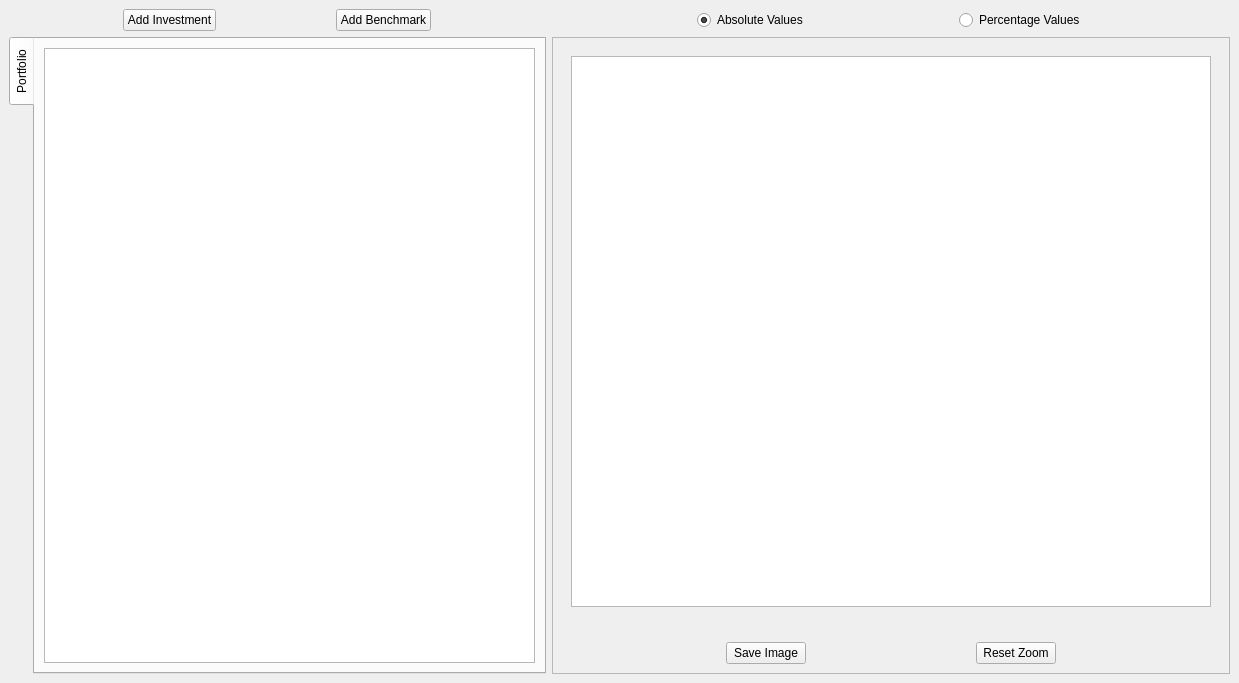
<?xml version="1.0" encoding="UTF-8"?>
<ui version="4.0">
 <class>application_window</class>
 <widget class="QMainWindow" name="application_window">
  <property name="geometry">
   <rect>
    <x>0</x>
    <y>0</y>
    <width>1239</width>
    <height>683</height>
   </rect>
  </property>
  <property name="sizePolicy">
   <sizepolicy hsizetype="Preferred" vsizetype="Preferred">
    <horstretch>0</horstretch>
    <verstretch>0</verstretch>
   </sizepolicy>
  </property>
  <property name="windowTitle">
   <string>ViewProfit</string>
  </property>
  <widget class="QWidget" name="centralwidget">
   <property name="sizePolicy">
    <sizepolicy hsizetype="Preferred" vsizetype="Preferred">
     <horstretch>0</horstretch>
     <verstretch>0</verstretch>
    </sizepolicy>
   </property>
   <layout class="QGridLayout" name="gridLayout">
    <property name="sizeConstraint">
     <enum>QLayout::SetMinimumSize</enum>
    </property>
    <item row="1" column="0">
     <layout class="QHBoxLayout" name="horizontalLayout_2">
      <item>
       <widget class="QPushButton" name="button_add_investment">
        <property name="sizePolicy">
         <sizepolicy hsizetype="Fixed" vsizetype="Fixed">
          <horstretch>0</horstretch>
          <verstretch>0</verstretch>
         </sizepolicy>
        </property>
        <property name="text">
         <string>Add Investment</string>
        </property>
       </widget>
      </item>
      <item>
       <widget class="QPushButton" name="button_add_benchmark">
        <property name="sizePolicy">
         <sizepolicy hsizetype="Fixed" vsizetype="Fixed">
          <horstretch>0</horstretch>
          <verstretch>0</verstretch>
         </sizepolicy>
        </property>
        <property name="text">
         <string>Add Benchmark</string>
        </property>
       </widget>
      </item>
     </layout>
    </item>
    <item row="2" column="0">
     <widget class="QTabWidget" name="tab_widget">
      <property name="sizePolicy">
       <sizepolicy hsizetype="MinimumExpanding" vsizetype="MinimumExpanding">
        <horstretch>0</horstretch>
        <verstretch>0</verstretch>
       </sizepolicy>
      </property>
      <property name="minimumSize">
       <size>
        <width>0</width>
        <height>0</height>
       </size>
      </property>
      <property name="autoFillBackground">
       <bool>true</bool>
      </property>
      <property name="tabPosition">
       <enum>QTabWidget::West</enum>
      </property>
      <property name="currentIndex">
       <number>0</number>
      </property>
      <property name="tabsClosable">
       <bool>false</bool>
      </property>
      <property name="movable">
       <bool>true</bool>
      </property>
      <property name="tabBarAutoHide">
       <bool>false</bool>
      </property>
      <widget class="QWidget" name="tab">
       <attribute name="title">
        <string>Portfolio</string>
       </attribute>
       <layout class="QGridLayout" name="gridLayout_5">
        <item row="0" column="0">
         <widget class="QTableView" name="tableview_portfolio"/>
        </item>
       </layout>
      </widget>
     </widget>
    </item>
    <item row="2" column="2">
     <widget class="QFrame" name="chart_frame">
      <property name="sizePolicy">
       <sizepolicy hsizetype="MinimumExpanding" vsizetype="MinimumExpanding">
        <horstretch>0</horstretch>
        <verstretch>0</verstretch>
       </sizepolicy>
      </property>
      <property name="frameShape">
       <enum>QFrame::StyledPanel</enum>
      </property>
      <property name="frameShadow">
       <enum>QFrame::Raised</enum>
      </property>
      <layout class="QGridLayout" name="gridLayout_4">
       <item row="0" column="0">
        <widget class="QStackedWidget" name="stackedwidget">
         <property name="currentIndex">
          <number>0</number>
         </property>
         <widget class="QWidget" name="page">
          <property name="sizePolicy">
           <sizepolicy hsizetype="MinimumExpanding" vsizetype="MinimumExpanding">
            <horstretch>0</horstretch>
            <verstretch>0</verstretch>
           </sizepolicy>
          </property>
          <layout class="QGridLayout" name="gridLayout_2">
           <item row="0" column="0">
            <widget class="PySide2.QtCharts.QtCharts.QChartView" name="chart_view1">
             <property name="sizePolicy">
              <sizepolicy hsizetype="MinimumExpanding" vsizetype="MinimumExpanding">
               <horstretch>0</horstretch>
               <verstretch>0</verstretch>
              </sizepolicy>
             </property>
             <property name="minimumSize">
              <size>
               <width>640</width>
               <height>480</height>
              </size>
             </property>
            </widget>
           </item>
          </layout>
         </widget>
         <widget class="QWidget" name="page_2">
          <property name="sizePolicy">
           <sizepolicy hsizetype="MinimumExpanding" vsizetype="MinimumExpanding">
            <horstretch>0</horstretch>
            <verstretch>0</verstretch>
           </sizepolicy>
          </property>
          <layout class="QGridLayout" name="gridLayout_3">
           <item row="0" column="0">
            <widget class="PySide2.QtCharts.QtCharts.QChartView" name="chart_view2">
             <property name="sizePolicy">
              <sizepolicy hsizetype="MinimumExpanding" vsizetype="MinimumExpanding">
               <horstretch>0</horstretch>
               <verstretch>0</verstretch>
              </sizepolicy>
             </property>
             <property name="minimumSize">
              <size>
               <width>640</width>
               <height>480</height>
              </size>
             </property>
            </widget>
           </item>
          </layout>
         </widget>
        </widget>
       </item>
       <item row="1" column="0">
        <widget class="QLabel" name="label_mouse_xy">
         <property name="text">
          <string/>
         </property>
        </widget>
       </item>
       <item row="2" column="0">
        <layout class="QHBoxLayout" name="horizontalLayout">
         <item>
          <widget class="QPushButton" name="button_save_image">
           <property name="sizePolicy">
            <sizepolicy hsizetype="Fixed" vsizetype="Fixed">
             <horstretch>0</horstretch>
             <verstretch>0</verstretch>
            </sizepolicy>
           </property>
           <property name="text">
            <string>Save Image</string>
           </property>
          </widget>
         </item>
         <item>
          <widget class="QPushButton" name="button_reset_zoom">
           <property name="sizePolicy">
            <sizepolicy hsizetype="Fixed" vsizetype="Fixed">
             <horstretch>0</horstretch>
             <verstretch>0</verstretch>
            </sizepolicy>
           </property>
           <property name="text">
            <string>Reset Zoom</string>
           </property>
          </widget>
         </item>
        </layout>
       </item>
      </layout>
     </widget>
    </item>
    <item row="1" column="2">
     <layout class="QHBoxLayout" name="horizontalLayout_3">
      <item>
       <widget class="QRadioButton" name="radio_chart1">
        <property name="sizePolicy">
         <sizepolicy hsizetype="Fixed" vsizetype="Fixed">
          <horstretch>0</horstretch>
          <verstretch>0</verstretch>
         </sizepolicy>
        </property>
        <property name="text">
         <string>Absolute Values</string>
        </property>
        <property name="checked">
         <bool>true</bool>
        </property>
       </widget>
      </item>
      <item>
       <widget class="QRadioButton" name="radio_chart2">
        <property name="sizePolicy">
         <sizepolicy hsizetype="Fixed" vsizetype="Fixed">
          <horstretch>0</horstretch>
          <verstretch>0</verstretch>
         </sizepolicy>
        </property>
        <property name="text">
         <string>Percentage Values</string>
        </property>
        <property name="checked">
         <bool>false</bool>
        </property>
       </widget>
      </item>
     </layout>
    </item>
   </layout>
  </widget>
 </widget>
 <customwidgets>
  <customwidget>
   <class>PySide2.QtCharts.QtCharts.QChartView</class>
   <extends>QGraphicsView</extends>
   <header>qtcharts.h</header>
  </customwidget>
 </customwidgets>
 <resources/>
 <connections/>
</ui>
